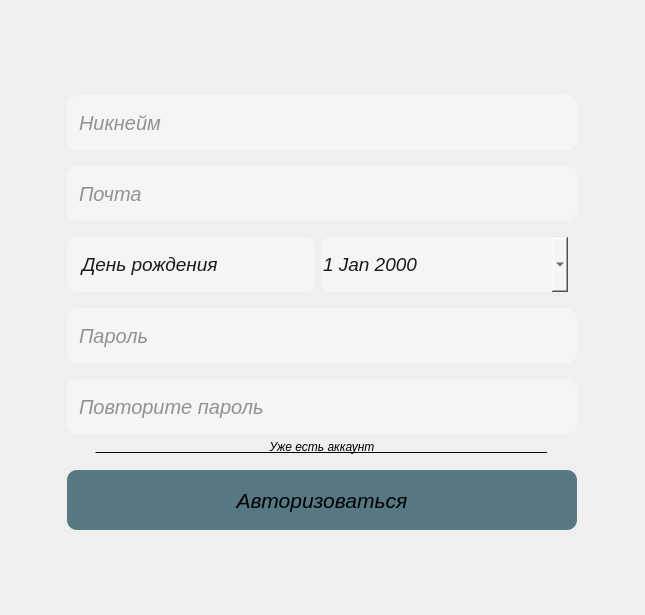
<?xml version="1.0" encoding="UTF-8"?>
<ui version="4.0">
 <class>RegistrationWidget</class>
 <widget class="QWidget" name="RegistrationWidget">
  <property name="geometry">
   <rect>
    <x>0</x>
    <y>0</y>
    <width>645</width>
    <height>615</height>
   </rect>
  </property>
  <property name="windowTitle">
   <string>Form</string>
  </property>
  <layout class="QGridLayout" name="gridLayout">
   <item row="0" column="0">
    <layout class="QVBoxLayout" name="verticalLayout">
     <item>
      <widget class="QLineEdit" name="usernameEdit">
       <property name="sizePolicy">
        <sizepolicy hsizetype="Fixed" vsizetype="Fixed">
         <horstretch>0</horstretch>
         <verstretch>0</verstretch>
        </sizepolicy>
       </property>
       <property name="styleSheet">
        <string notr="true">QLineEdit {
	background-color: rgb(245, 245, 245);
	width: 500px;
	height: 55px;
	color: rgb(48, 48, 48);
	margin-top: 10px;
	padding-left: 10px;
	border-radius: 10px;
	font-size: 20px;
	font-style: italic;
}</string>
       </property>
       <property name="maxLength">
        <number>40</number>
       </property>
       <property name="placeholderText">
        <string>Никнейм</string>
       </property>
      </widget>
     </item>
     <item>
      <widget class="QLineEdit" name="emailEdit">
       <property name="sizePolicy">
        <sizepolicy hsizetype="Fixed" vsizetype="Fixed">
         <horstretch>0</horstretch>
         <verstretch>0</verstretch>
        </sizepolicy>
       </property>
       <property name="styleSheet">
        <string notr="true">QLineEdit {
	background-color: rgb(245, 245, 245);
	width: 500px;
	height: 55px;
	color: rgb(48, 48, 48);
	margin-top: 10px;
	margin-bottom: 10px;
	padding-left: 10px;
	border-radius: 10px;
	font-size: 20px;
	font-style: italic;
}</string>
       </property>
       <property name="maxLength">
        <number>40</number>
       </property>
       <property name="placeholderText">
        <string>Почта</string>
       </property>
      </widget>
     </item>
     <item>
      <widget class="QWidget" name="widget" native="true">
       <property name="sizePolicy">
        <sizepolicy hsizetype="Preferred" vsizetype="Fixed">
         <horstretch>0</horstretch>
         <verstretch>0</verstretch>
        </sizepolicy>
       </property>
       <layout class="QHBoxLayout" name="horizontalLayout">
        <property name="leftMargin">
         <number>0</number>
        </property>
        <property name="topMargin">
         <number>0</number>
        </property>
        <property name="rightMargin">
         <number>9</number>
        </property>
        <property name="bottomMargin">
         <number>0</number>
        </property>
        <item>
         <widget class="QLabel" name="birthdayLabel">
          <property name="sizePolicy">
           <sizepolicy hsizetype="Preferred" vsizetype="Fixed">
            <horstretch>0</horstretch>
            <verstretch>0</verstretch>
           </sizepolicy>
          </property>
          <property name="minimumSize">
           <size>
            <width>0</width>
            <height>55</height>
           </size>
          </property>
          <property name="maximumSize">
           <size>
            <width>16777215</width>
            <height>55</height>
           </size>
          </property>
          <property name="font">
           <font>
            <pointsize>14</pointsize>
            <italic>true</italic>
           </font>
          </property>
          <property name="styleSheet">
           <string notr="true">QLabel {
	background-color: rgb(245, 245, 245);
	color: rgb(26, 26, 26);
	border-radius: 10px;
	height: 55px;
	width: 220px;
	padding-left: 10px;
}</string>
          </property>
          <property name="text">
           <string>День рождения</string>
          </property>
          <property name="alignment">
           <set>Qt::AlignLeading|Qt::AlignLeft|Qt::AlignVCenter</set>
          </property>
         </widget>
        </item>
        <item>
         <widget class="QDateEdit" name="birthdayDateEdit">
          <property name="sizePolicy">
           <sizepolicy hsizetype="Preferred" vsizetype="Fixed">
            <horstretch>0</horstretch>
            <verstretch>0</verstretch>
           </sizepolicy>
          </property>
          <property name="minimumSize">
           <size>
            <width>0</width>
            <height>0</height>
           </size>
          </property>
          <property name="maximumSize">
           <size>
            <width>16777215</width>
            <height>16777215</height>
           </size>
          </property>
          <property name="sizeIncrement">
           <size>
            <width>0</width>
            <height>0</height>
           </size>
          </property>
          <property name="font">
           <font>
            <pointsize>14</pointsize>
            <italic>true</italic>
           </font>
          </property>
          <property name="styleSheet">
           <string notr="true">QDateEdit {
	background-color: rgb(245, 245, 245);
	color: rgb(26, 26, 26);
	border-top-left-radius: 10px;
	border-bottom-left-radius: 10px;
	height: 55px;
}</string>
          </property>
          <property name="calendarPopup">
           <bool>true</bool>
          </property>
         </widget>
        </item>
       </layout>
      </widget>
     </item>
     <item>
      <widget class="QLineEdit" name="passwordEdit">
       <property name="sizePolicy">
        <sizepolicy hsizetype="Fixed" vsizetype="Fixed">
         <horstretch>0</horstretch>
         <verstretch>0</verstretch>
        </sizepolicy>
       </property>
       <property name="styleSheet">
        <string notr="true">QLineEdit {
	background-color: rgb(245, 245, 245);
	width: 500px;
	height: 55px;
	color: rgb(48, 48, 48);
	margin-top: 10px;
	padding-left: 10px;
	border-radius: 10px;
	font-size: 20px;
	font-style: italic;
}</string>
       </property>
       <property name="text">
        <string/>
       </property>
       <property name="maxLength">
        <number>40</number>
       </property>
       <property name="echoMode">
        <enum>QLineEdit::Password</enum>
       </property>
       <property name="placeholderText">
        <string>Пароль</string>
       </property>
      </widget>
     </item>
     <item>
      <widget class="QLineEdit" name="repeatPasswordEdit">
       <property name="sizePolicy">
        <sizepolicy hsizetype="Fixed" vsizetype="Fixed">
         <horstretch>0</horstretch>
         <verstretch>0</verstretch>
        </sizepolicy>
       </property>
       <property name="styleSheet">
        <string notr="true">QLineEdit {
	background-color: rgb(245, 245, 245);
	width: 500px;
	height: 55px;
	color: rgb(48, 48, 48);
	margin-top: 10px;
	padding-left: 10px;
	border-radius: 10px;
	font-size: 20px;
	font-style: italic;
}</string>
       </property>
       <property name="maxLength">
        <number>40</number>
       </property>
       <property name="echoMode">
        <enum>QLineEdit::Password</enum>
       </property>
       <property name="placeholderText">
        <string>Повторите пароль</string>
       </property>
      </widget>
     </item>
     <item>
      <widget class="ClickableLabel" name="loginLabel">
       <property name="sizePolicy">
        <sizepolicy hsizetype="Preferred" vsizetype="Fixed">
         <horstretch>0</horstretch>
         <verstretch>0</verstretch>
        </sizepolicy>
       </property>
       <property name="font">
        <font>
         <italic>true</italic>
         <underline>true</underline>
        </font>
       </property>
       <property name="cursor">
        <cursorShape>PointingHandCursor</cursorShape>
       </property>
       <property name="styleSheet">
        <string notr="true">QLabel {
	margin-bottom: 10px;
 	width: 210px;	
	height: 35px;
}

QLabel:hover {
	color: rgb(246, 97, 81)
}</string>
       </property>
       <property name="text">
        <string>__________________________Уже есть аккаунт__________________________</string>
       </property>
       <property name="alignment">
        <set>Qt::AlignCenter</set>
       </property>
      </widget>
     </item>
     <item>
      <widget class="QPushButton" name="registrationButton">
       <property name="sizePolicy">
        <sizepolicy hsizetype="Fixed" vsizetype="Fixed">
         <horstretch>0</horstretch>
         <verstretch>0</verstretch>
        </sizepolicy>
       </property>
       <property name="font">
        <font>
         <pointsize>16</pointsize>
         <italic>true</italic>
        </font>
       </property>
       <property name="cursor">
        <cursorShape>PointingHandCursor</cursorShape>
       </property>
       <property name="styleSheet">
        <string notr="true">QPushButton {
	background-color: rgb(85, 120, 130);
	width: 510px;
	height: 60px;
	border-radius: 10px;
}

QPushButton:hover {
	background-color: rgb(61, 56, 70);
}</string>
       </property>
       <property name="text">
        <string>Авторизоваться</string>
       </property>
      </widget>
     </item>
    </layout>
   </item>
  </layout>
 </widget>
 <customwidgets>
  <customwidget>
   <class>ClickableLabel</class>
   <extends>QLabel</extends>
   <header>clickablelabel.h</header>
  </customwidget>
 </customwidgets>
 <resources/>
 <connections/>
</ui>
